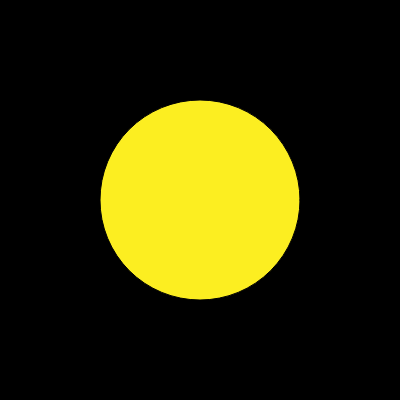
Frame 1 (no input)
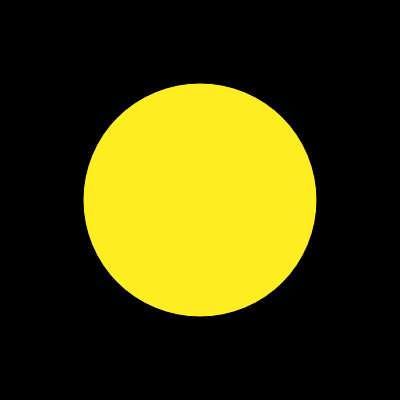
Frame 60 (no input)
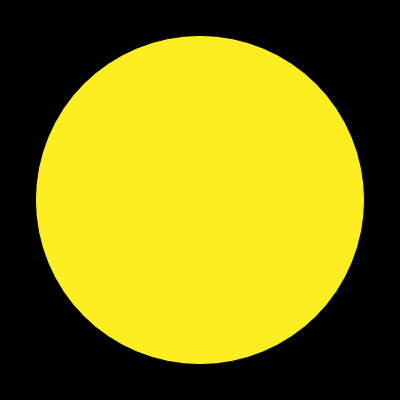
Frame 120 (the mouse pressed at the canvas centre since frame 60)

The p5.js sketch that drew these frames (run headless with seeded random() and noise() and a simulated clock; from frame 60 on, the mouse is pressed at the canvas centre):

// p5.js sketch
// ── sketch.js
let angle = 0;
let angleV = 0;

function setup() {
  createCanvas(400, 400);
}

function draw() {
  background(0);
  translate(width * 0.5, height * 0.5);
  fill(252, 238, 33);

  const r = map(sin(angle), -1, 1, 0, 200);
  circle(0, 0, r * 2);

  angle += angleV;

  angleV += 0.0001;
}
